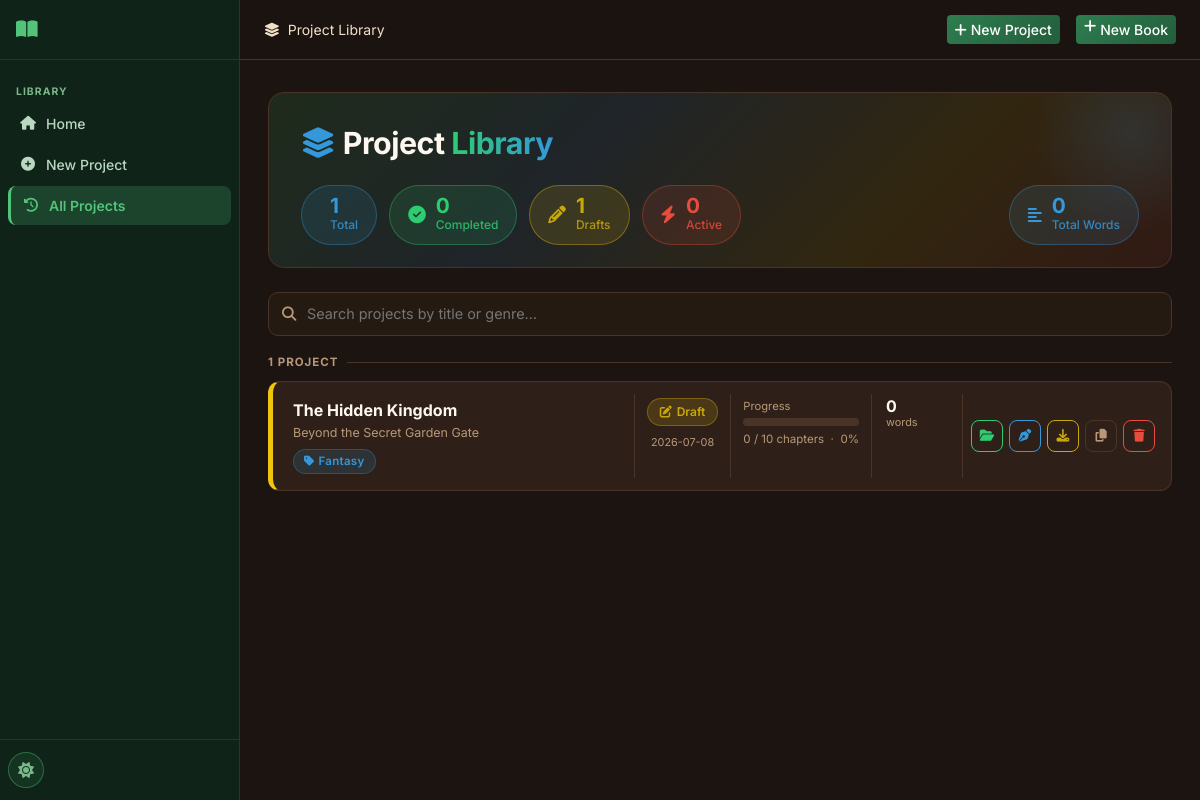
Before: /history with the older database file.
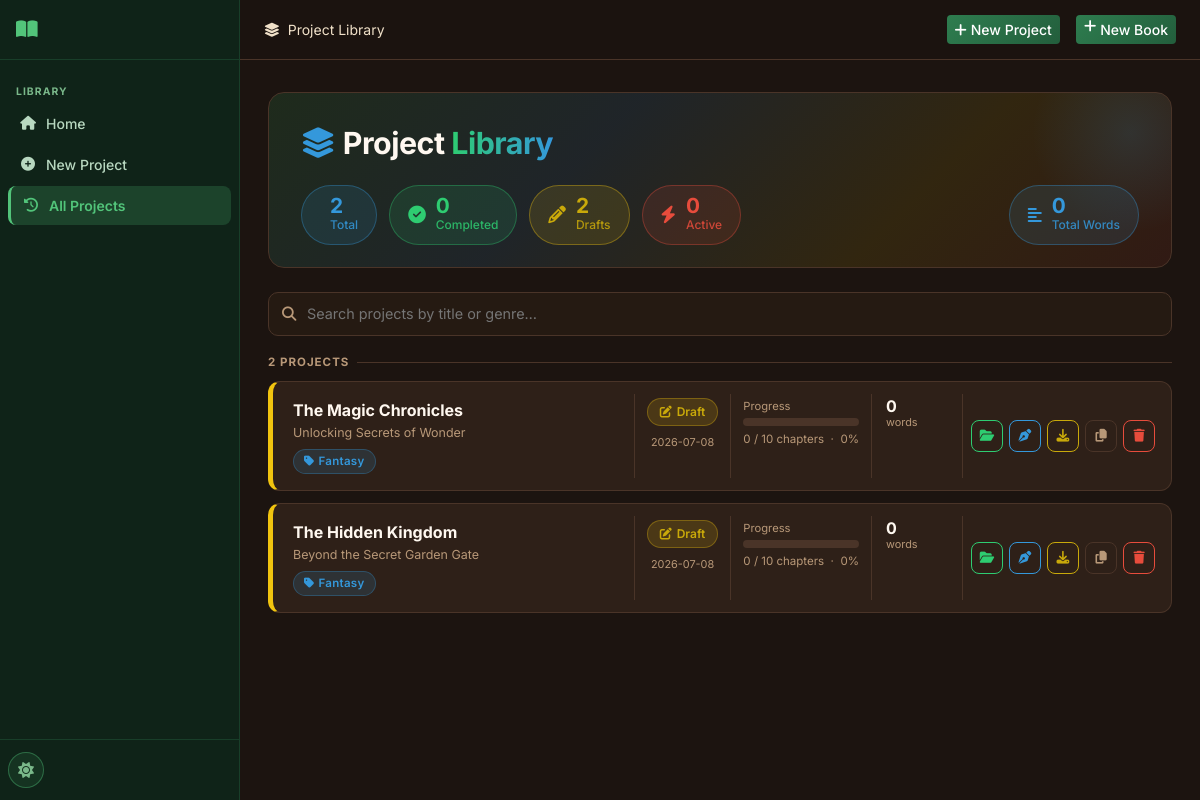
After: the same page with the newer database file.
### tables this page shows
CREATE TABLE projects (
    id INTEGER PRIMARY KEY AUTOINCREMENT,
    title TEXT NOT NULL,
    subtitle TEXT DEFAULT '',
    genre TEXT DEFAULT 'Fantasy',
    audience TEXT DEFAULT 'Adult',
    description TEXT DEFAULT '',
    language TEXT DEFAULT 'English',
    story_type TEXT DEFAULT 'Novel',
    writing_style TEXT DEFAULT 'Descriptive',
    point_of_view TEXT DEFAULT 'Third Person Limited',
    tense TEXT DEFAULT 'Past',
    tone TEXT DEFAULT 'Adventurous',
    num_chapters INTEGER DEFAULT 10,
    words_per_chapter INTEGER DEFAULT 2000,
    creativity_level TEXT DEFAULT 'balanced',
    temperature REAL DEFAULT 0.7,
    top_p REAL DEFAULT 0.9,
    max_tokens INTEGER DEFAULT 4096,
    status TEXT DEFAULT 'draft',
    current_chapter INTEGER DEFAULT 0,
    total_words INTEGER DEFAULT 0,
    cover_prompt TEXT DEFAULT '',
    include_images INTEGER DEFAULT 0,
    images_per_chapter INTEGER DEFAULT 1,
    image_style TEXT DEFAULT 'Realistic',
    created_at TIMESTAMP DEFAULT CURRENT_TIMESTAMP,
    updated_at TIMESTAMP DEFAULT CURRENT_TIMESTAMP
);

### routes/main.py (the view)
@bp.route('/history')
def history():
    db = get_db()
    projects = db.execute('SELECT * FROM projects ORDER BY updated_at DESC').fetchall()
    return render_template('history.html', projects=projects)

### database/__init__.py (called while the page is built)
def get_db():
    if 'db' not in g:
        db_path = current_app.config['DATABASE']
        os.makedirs(os.path.dirname(db_path), exist_ok=True)
        g.db = sqlite3.connect(db_path)
        g.db.row_factory = sqlite3.Row
        g.db.execute('PRAGMA foreign_keys = ON')
        g.db.execute('PRAGMA journal_mode = WAL')
    return g.db

### utils/helpers.py (called while the page is built)
def get_setting(db, key, default=''):
    row = db.execute('SELECT value FROM settings WHERE key = ?', (key,)).fetchone()
    return row['value'] if row else default

### templates/history.html (shortened to what this page needs)
{% extends "base.html" %}
{% block breadcrumb %}<i class="fas fa-layer-group me-2"></i>Project Library{% endblock %}
{% block topnav_actions %}
<a href="{{ url_for('projects.new_project') }}" class="btn btn-primary btn-sm me-2">
  <i class="fas fa-plus me-1"></i>New Project
</a>
{% endblock %}
{% block content %}
{% set total     = projects | length %}
{% set completed = projects | selectattr('status', 'equalto', 'completed') | list | length %}
{% set drafts    = projects | selectattr('status', 'equalto', 'draft')     | list | length %}
{% set active    = projects | rejectattr('status', 'in', ['completed','draft']) | list | length %}
{% set total_words = projects | sum(attribute='total_words') %}
<div class="lib-hero">
  <div class="lib-hero-title"><i class="fas fa-layer-group me-2" style="color:var(--hl-blue)"></i>Project <span>Library</span></div>
  <div class="stat-pills">
    <div class="stat-pill sp-blue">
      <div><div class="sp-num">{{ total }}</div><div class="sp-label">Total</div></div>
    </div>
    <div class="stat-pill sp-green">
      <i class="fas fa-check-circle" style="font-size:1.1rem"></i>
      <div><div class="sp-num">{{ completed }}</div><div class="sp-label">Completed</div></div>
    </div>
    <div class="stat-pill sp-lemon">
      <i class="fas fa-pencil-alt" style="font-size:1.1rem"></i>
      <div><div class="sp-num">{{ drafts }}</div><div class="sp-label">Drafts</div></div>
    </div>
    <div class="stat-pill sp-red">
      <i class="fas fa-bolt" style="font-size:1.1rem"></i>
      <div><div class="sp-num">{{ active }}</div><div class="sp-label">Active</div></div>
    </div>
    <div class="stat-pill sp-blue" style="margin-left:auto">
      <i class="fas fa-align-left" style="font-size:1rem"></i>
      <div><div class="sp-num">{{ '{:,}'.format(total_words) }}</div><div class="sp-label">Total Words</div></div>
    </div>
  </div>
</div>
{% if projects %}
<div class="lib-search-wrap">
  <i class="fas fa-search"></i>
  <input class="lib-search" id="libSearch" type="text" placeholder="Search projects by title or genre…" oninput="filterCards()">
</div>
<div class="lib-section-label">{{ total }} Project{{ 's' if total != 1 }}</div>
<div class="project-cards" id="projectCards">
  {% for p in projects %}
  {% set pct = (p.current_chapter / p.num_chapters * 100) | int if p.num_chapters else 0 %}
  {% set sc = 'sc-' + p.status if p.status in ['completed','draft','generating','paused'] else 'sc-default' %}
  {% set pb = 'pb-' + p.status if p.status in ['completed','draft','generating','paused'] else 'pb-default' %}
  <div class="pcard status-{{ p.status }}" data-title="{{ p.title | lower }}" data-genre="{{ p.genre | lower }}">
    <div class="pcard-main">
      <div class="pcard-title">{{ p.title }}</div>
      {% if p.subtitle %}<div class="pcard-subtitle">{{ p.subtitle }}</div>{% endif %}
      <div class="genre-chip"><i class="fas fa-tag me-1"></i>{{ p.genre }}</div>
    </div>
    <div class="pcard-meta">
      <span class="status-chip {{ sc }}">
        {% if p.status == 'completed' %}<i class="fas fa-check-circle"></i>
        {% elif p.status == 'generating' %}<i class="fas fa-spinner fa-spin"></i>
        {% elif p.status == 'paused' %}<i class="fas fa-pause-circle"></i>
        {% else %}<i class="fas fa-edit"></i>{% endif %}
        {{ p.status | title }}
      </span>
      <div class="stat-unit mt-1">{{ p.updated_at[:10] }}</div>
    </div>
    <div class="pcard-prog">
      <div class="lib-prog-label">Progress</div>
      <div class="lib-progress">
      </div>
      <div class="lib-pct">{{ p.current_chapter }} / {{ p.num_chapters }} chapters &nbsp;·&nbsp; {{ pct }}%</div>
    </div>
    <div class="pcard-stats">
      <div>
        <div class="stat-num">{{ '{:,}'.format(p.total_words) }}</div>
        <div class="stat-unit">words</div>
      </div>
    </div>
    <div class="pcard-acts">
      <a href="{{ url_for('projects.project_detail', project_id=p.id) }}" class="act-btn act-green" title="Open project">
        <i class="fas fa-folder-open"></i>
      </a>
      <a href="{{ url_for('editor.editor_page', project_id=p.id) }}" class="act-btn act-blue" title="Open editor">
        <i class="fas fa-pen-nib"></i>
      </a>
      <a href="{{ url_for('exports.export_page', project_id=p.id) }}" class="act-btn act-lemon" title="Export">
        <i class="fas fa-download"></i>
      </a>
      <form method="POST" action="{{ url_for('projects.duplicate_project', project_id=p.id) }}" style="display:inline">
        <button type="submit" class="act-btn act-neutral" title="Duplicate">
          <i class="fas fa-copy"></i>
        </button>
      </form>
      <button class="act-btn act-red" onclick="confirmDelete({{ p.id }}, '{{ p.title | e }}')" title="Delete">
        <i class="fas fa-trash"></i>
      </button>
    </div>
  </div>
  {% endfor %}
</div>
{% endif %}
{% endblock %}

### templates/base.html (shortened to what this page needs)
<!DOCTYPE html>
<html lang="en" data-theme="{{ default_theme }}">
<head>
  <link href="https://cdn.jsdelivr.net/npm/bootstrap@5.3.2/dist/css/bootstrap.min.css" rel="stylesheet">
  <link href="https://cdnjs.cloudflare.com/ajax/libs/font-awesome/6.5.0/css/all.min.css" rel="stylesheet">
  <link href="{{ url_for('static', filename='css/style.css') }}" rel="stylesheet">
</head>
<body>
<nav class="sidebar" id="sidebar">
  <div class="sidebar-header">
    <a href="{{ url_for('main.index') }}" class="sidebar-brand">
      <i class="fas fa-book-open"></i>
    </a>
  </div>
  <div class="sidebar-menu">
    <div class="sidebar-section-label">LIBRARY</div>
    <a href="{{ url_for('main.index') }}" class="sidebar-item {% if request.endpoint == 'main.index' %}active{% endif %}">
      <i class="fas fa-home"></i><span>Home</span>
    </a>
    <a href="{{ url_for('projects.new_project') }}" class="sidebar-item {% if request.endpoint == 'projects.new_project' %}active{% endif %}">
      <i class="fas fa-plus-circle"></i><span>New Project</span>
    </a>
    <a href="{{ url_for('main.history') }}" class="sidebar-item {% if request.endpoint == 'main.history' %}active{% endif %}">
      <i class="fas fa-history"></i><span>All Projects</span>
    </a>
  </div>
  <div class="sidebar-footer">
    <button class="theme-toggle" onclick="toggleTheme()" title="Toggle theme">
      <i class="fas fa-moon" id="themeIcon"></i>
    </button>
  </div>
</nav>
<div class="main-wrapper" id="mainWrapper">
  <header class="topnav">
    <div class="topnav-breadcrumb">
      {% block breadcrumb %}{% endblock %}
    </div>
    <div class="topnav-actions ms-auto">
      {% block topnav_actions %}{% endblock %}
      <a href="{{ url_for('projects.new_project') }}" class="btn btn-primary btn-sm d-none d-md-inline-flex">
        <i class="fas fa-plus me-1"></i>New Book
      </a>
    </div>
  </header>
  <main class="content-area">
    {% block content %}{% endblock %}
  </main>
</div>
</body>
</html>

Changed rows visible on the page:
added projects: title "The Magic Chronicles", subtitle "Unlocking Secrets of Wonder", genre "Fantasy", status "Draft", updated_at "2026-07-08", current_chapter "0", num_chapters "10", pct "0", total_words "0"
Other visible differences:
{{ total }}: "1" → "2"
{{ drafts }}: "1" → "2"
{{ 's' if total != 1 }}: (not shown) → "S"
